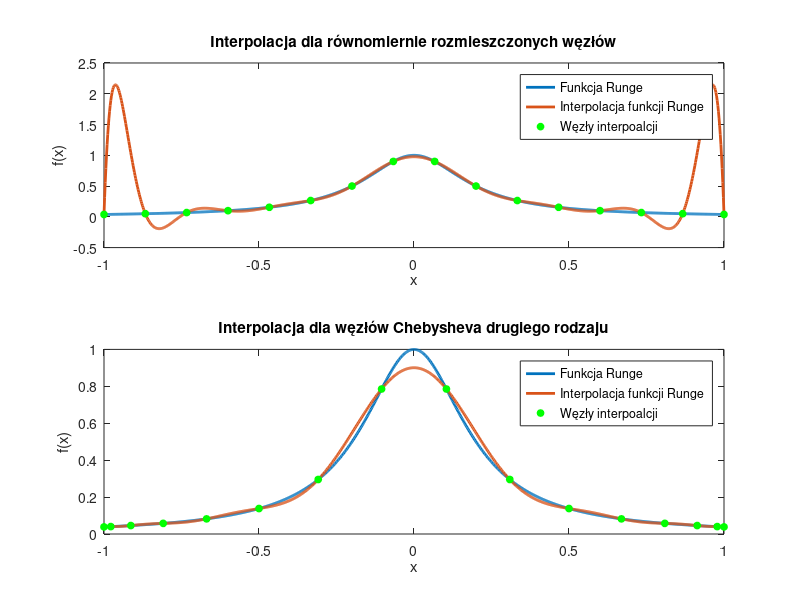

Recreate this plot in MATLAB.
function [nodes_Chebyshev, V, V2, original_Runge, interpolated_Runge, interpolated_Runge_Chebyshev] = zadanie2()
% nodes_Chebyshev - wektor wierszowy zawierający N=16 węzłów Czebyszewa drugiego rodzaju
% V - macierz Vandermonde obliczona dla 16 węzłów interpolacji rozmieszczonych równomiernie w przedziale [-1,1]
% V2 - macierz Vandermonde obliczona dla węzłów interpolacji zdefiniowanych w wektorze nodes_Chebyshev
% original_Runge - wektor wierszowy zawierający wartości funkcji Runge dla wektora x_fine=linspace(-1, 1, 1000)
% interpolated_Runge - wektor wierszowy wartości funkcji interpolującej określonej dla równomiernie rozmieszczonych węzłów interpolacji
% interpolated_Runge_Chebyshev - wektor wierszowy wartości funkcji interpolującej wyznaczonej
%       przy zastosowaniu 16 węzłów Czebyszewa zawartych w nodes_Chebyshev 
    N = 16;
    x_fine = linspace(-1, 1, 1000);

    nodes_Chebyshev = get_Chebyshev_nodes(N);
    x = linspace(-1,1,N);
    x_coarse = x;

    V = vandermonde_matrix(x_coarse);
    V2 = vandermonde_matrix(nodes_Chebyshev);
    
    original_Runge = 1 ./ (1 + 25*x_fine.^2);
    
    y_coarse = 1 ./ (1 + 25*x_coarse.^2);
    c_runge = V \ y_coarse';
    interpolated_Runge = polyval(flipud(c_runge), x_fine);

    y_coarse = 1 ./ (1 + 25*nodes_Chebyshev.^2);
    c_runge = V2 \ y_coarse';
    interpolated_Runge_Chebyshev = polyval(flipud(c_runge), x_fine);

    figure;
    subplot(2,1,1);
    plot(x_fine, original_Runge,'LineWidth', 2);
    hold on;
    plot(x_fine, interpolated_Runge, 'LineWidth', 2);
    plot(x, 1 ./ (1 + 25 * x.^2), 'go', "MarkerSize", 5, 'MarkerFaceColor', 'g');
    hold off;
    xlabel('x');
    ylabel('f(x)');
    title('Interpolacja dla równomiernie rozmieszczonych węzłów');
    legend('Funkcja Runge', 'Interpolacja funkcji Runge', 'Węzły interpoalcji');

    subplot(2,1,2);
    plot(x_fine, original_Runge, 'LineWidth', 2);
    hold on;
    plot(x_fine, interpolated_Runge_Chebyshev, 'LineWidth', 2);
    plot(nodes_Chebyshev, 1 ./ (1 + 25 * nodes_Chebyshev.^2), 'go', "MarkerSize", 5, 'MarkerFaceColor', 'g');
    hold off;
    xlabel('x');
    ylabel('f(x)');
    title('Interpolacja dla węzłów Chebysheva drugiego rodzaju');
    legend('Funkcja Runge', 'Interpolacja funkcji Runge', 'Węzły interpoalcji');

    saveas(gcf, 'zadanie2.png');
end

function nodes = get_Chebyshev_nodes(N)
    % oblicza N węzłów Czebyszewa drugiego rodzaju
    for k=0:N-1
        nodes(k+1) = cos(k*pi/(N-1));
    end
end

function V = vandermonde_matrix(x_coarse)
    % Generuje macierz Vandermonde dla wektorów równomiernie rozmieszczonych węzłów interpolacji x_coarse
    n = length(x_coarse);
    V = zeros(n, n);
    for j = 1:n
        V(:, j) = x_coarse'.^(j-1);
    end
end